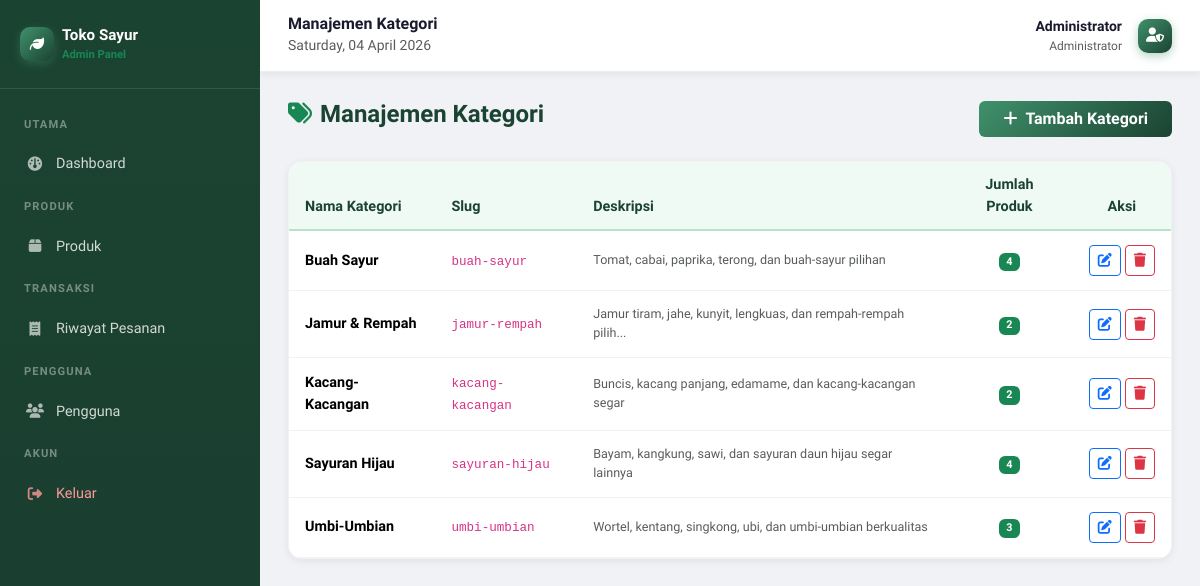
Page /admin/categories/index.php (signed in) on the committed database.
### tables this page shows
CREATE TABLE `categories` (
  `id` int(11) NOT NULL AUTO_INCREMENT,
  `name` varchar(100) NOT NULL,
  `slug` varchar(100) NOT NULL,
  `description` text DEFAULT NULL,
  `image` varchar(255) DEFAULT NULL,
  `created_at` timestamp NOT NULL DEFAULT current_timestamp(),
  PRIMARY KEY (`id`),
  UNIQUE KEY `slug` (`slug`)
);

### config/functions.php (called while the page is built, shortened)
<?php
function truncate(string $text, int $limit = 80): string {
    return strlen($text) > $limit ? substr($text, 0, $limit) . '...' : $text;
}
function e(string $val): string {
    return htmlspecialchars($val, ENT_QUOTES, 'UTF-8');
}

### admin/categories/index.php (the view, shortened to what this page needs)
<?php
require_once __DIR__ . '/../../config/functions.php';
$cats = $pdo->query('SELECT c.*, COUNT(p.id) as prod_count FROM categories c LEFT JOIN products p ON c.id=p.category_id AND p.is_active=1 GROUP BY c.id ORDER BY c.name')->fetchAll();
include __DIR__ . '/../includes/header.php';
?>
<div class="d-flex justify-content-between align-items-center mb-4">
  <h4 class="admin-page-title"><i class="fas fa-tags me-2 text-success"></i>Manajemen Kategori</h4>
  <a href="<?= BASE_URL ?>/admin/categories/add.php" class="btn btn-success-custom fw-600 px-4"><i class="fas fa-plus me-2"></i>Tambah Kategori</a>
</div>
<div class="admin-card">
  <div class="table-responsive">
    <table class="table admin-table">
      <thead><tr><th>Nama Kategori</th><th>Slug</th><th>Deskripsi</th><th class="text-center">Jumlah Produk</th><th class="text-center">Aksi</th></tr></thead>
      <tbody>
        <?php foreach ($cats as $c): ?>
        <tr>
          <td class="fw-700"><?= e($c['name']) ?></td>
          <td><code><?= e($c['slug']) ?></code></td>
          <td class="text-muted small"><?= e(truncate($c['description'] ?? '-', 60)) ?></td>
          <td class="text-center"><span class="badge bg-success"><?= $c['prod_count'] ?></span></td>
          <td class="text-center">
            <div class="d-flex gap-1 justify-content-center">
              <a href="<?= BASE_URL ?>/admin/categories/edit.php?id=<?= $c['id'] ?>" class="btn btn-sm btn-outline-primary" title="Edit"><i class="fas fa-edit"></i></a>
              <a href="<?= BASE_URL ?>/admin/categories/delete.php?id=<?= $c['id'] ?>" class="btn btn-sm btn-outline-danger" title="Hapus" onclick="return confirm('Hapus kategori ini? Semua produk di dalamnya juga akan terhapus!')"><i class="fas fa-trash"></i></a>
            </div>
          </td>
        </tr>
        <?php endforeach; ?>
      </tbody>
    </table>
  </div>
</div>
<?php include __DIR__ . '/../includes/footer.php'; ?>

### assets/css/style.css (style rules this page uses)
:root { --green-900: #1b4332; --green-800: #2d6a4f; --green-700: #40916c; --green-600: #52b788; --green-500: #74c69d; --green-400: #95d5b2; --green-100: #d8f3dc; --green-50: #f0faf4; --orange: #f4a261; --text-dark: #1a1a2e; --text-muted: #6c757d; --shadow-sm: 0 2px 8px rgba(0, 0, 0, .07); --shadow-md: 0 4px 20px rgba(0, 0, 0, .10); --shadow-lg: 0 8px 40px rgba(0, 0, 0, .14); --radius: 14px; --radius-sm: 8px; --transition: .25s ease; }
*, *::before, *::after { box-sizing: border-box; }
body { font-family: 'Plus Jakarta Sans', sans-serif; color: var(--text-dark); background: #f8faf9; scroll-behavior: smooth; }
a { text-decoration: none; color: inherit; transition: color var(--transition); }
.fw-600 { font-weight: 600; }
.fw-700 { font-weight: 700; }
.admin-page-title { font-size: 1.5rem; font-weight: 800; color: var(--green-900); }
.admin-card { background: #fff; border-radius: var(--radius); box-shadow: var(--shadow-sm); border: 1px solid rgba(0, 0, 0, .05); overflow: hidden; }
.admin-table { margin: 0; font-size: .9rem; }
.admin-table thead th { background: var(--green-50); color: var(--green-900); font-weight: 700; border-bottom: 2px solid var(--green-200, #b7e4c7); padding: 12px 16px; }
.admin-table tbody td { padding: 14px 16px; vertical-align: middle; border-color: #f0f2f5; }
.btn-success-custom { background: linear-gradient(135deg, var(--green-700), var(--green-900)); border: none; color: #fff; font-weight: 600; transition: all var(--transition); }

### rows in the picture
categories: name "Buah Sayur", slug "buah-sayur", description "Tomat, cabai, paprika, terong, dan buah-sayur pilihan", prod_count "4"
categories: name "Jamur & Rempah", slug "jamur-rempah", description "Jamur tiram, jahe, kunyit, lengkuas, dan rempah-rempah pilih...", prod_count "2"
categories: name "Kacang-Kacangan", slug "kacang-kacangan", description "Buncis, kacang panjang, edamame, dan kacang-kacangan segar", prod_count "2"
categories: name "Sayuran Hijau", slug "sayuran-hijau", description "Bayam, kangkung, sawi, dan sayuran daun hijau segar lainnya", prod_count "4"
categories: name "Umbi-Umbian", slug "umbi-umbian", description "Wortel, kentang, singkong, ubi, dan umbi-umbian berkualitas", prod_count "3"

### other values in the picture
$pageTitle "Manajemen Kategori"
$_SESSION['user_name'] "Administrator"
